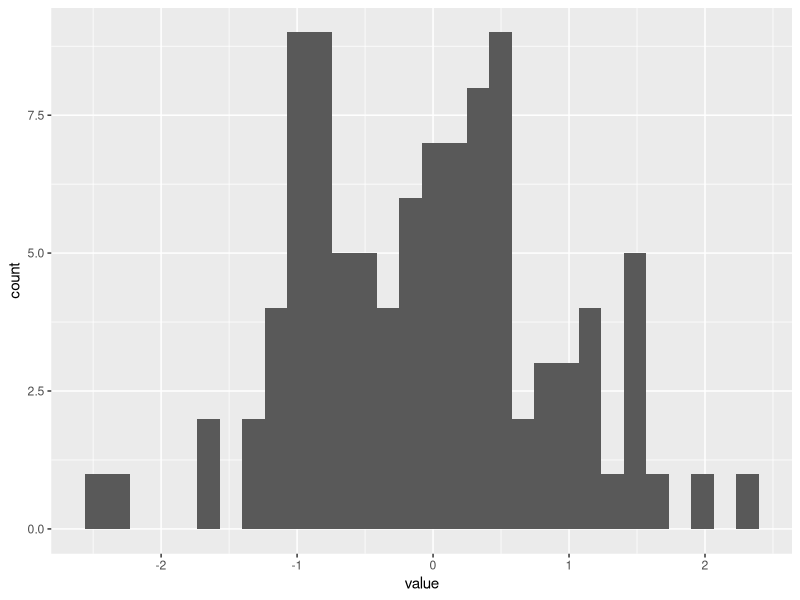
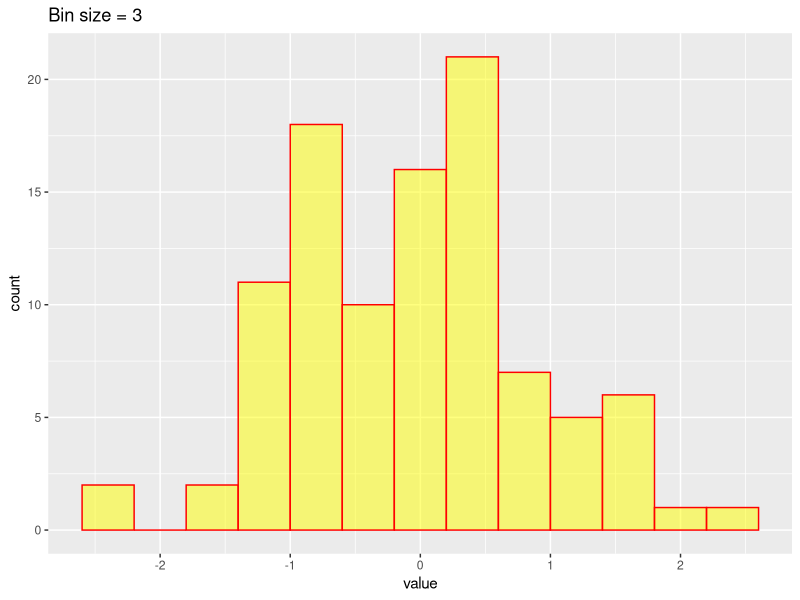

The R source for these figures, in order:
library(ggplot2)

#dataset
data <- data.frame(value=rnorm(100))
data

#basic histogram
p <- ggplot(data, aes(x=value))+
  geom_histogram()
p

#controlling the bin size
p <- ggplot(data, aes(x=value))+
  geom_histogram(binwidth = 0.4, fill="yellow",color="red", alpha=0.5)+
  ggtitle("Bin size = 3")
theme(
  plot.title = element_text(size = 15)
)
p
